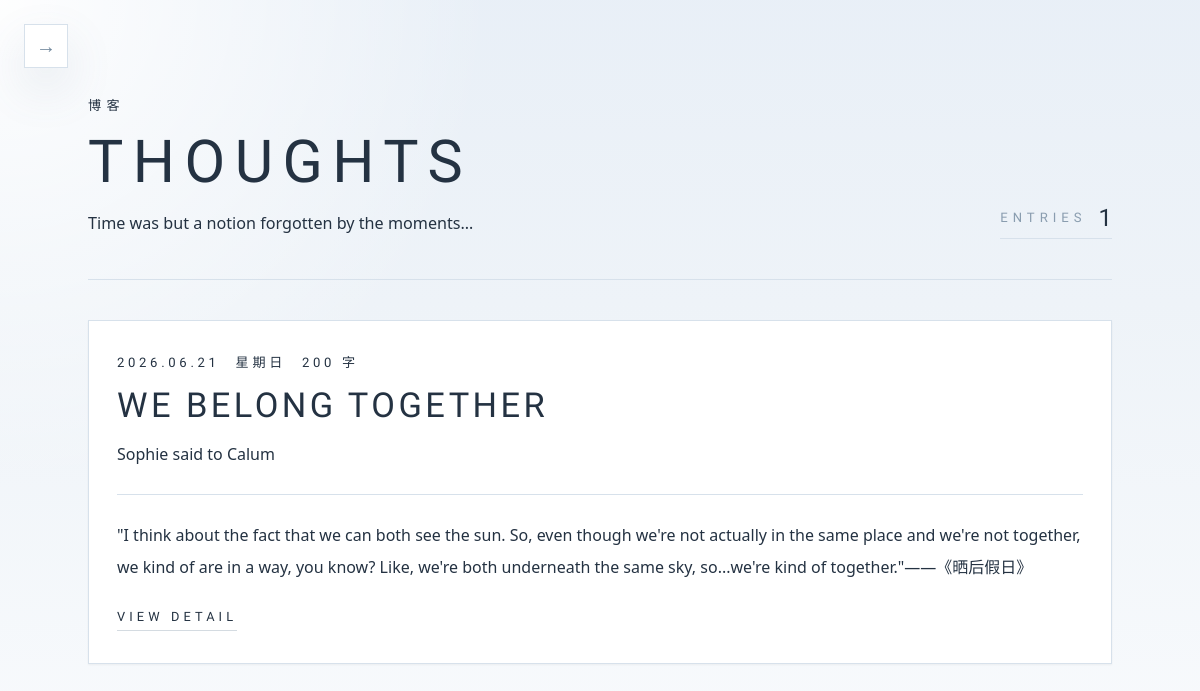
/thoughts/, run on the app's committed database.
### apps/content/models.py (models this page shows, shortened)
class Post(models.Model):
    title = models.CharField("标题", max_length=200)
    summary = models.CharField("摘要", max_length=255, blank=True)
    body = models.TextField("正文")
    created_at = models.DateTimeField("创建时间", auto_now_add=True)
    class Meta:
        verbose_name = "博客"
        verbose_name_plural = "博客"
        ordering = ["-created_at", "-id"]

### apps/content/views.py (the view)
# urls.py: path("thoughts/", views.thoughts_list, name="thoughts-list"),
def thoughts_list(request):
    context = {
        "items": [_decorate_post(item) for item in Post.objects.order_by("-id")],
        "page_title": "Thoughts",
        "section_slug": "thoughts",
    }
    return render(request, "content/thoughts_list.html", context)

### apps/content/views.py (called while the page is built)
def _weekday_label(value):
    return WEEKDAY_LABELS[value.weekday()]

def _content_length(text):
    return len(re.sub(r"\s+", "", text or ""))

def _decorate_post(post):
    post.weekday_label = _weekday_label(post.created_at)
    post.word_count = _content_length(post.body)
    return post

### templates/content/thoughts_list.html (shortened to what this page needs)
{% extends "base.html" %}
{% block content %}
<section class="mx-auto max-w-5xl space-y-9 sm:space-y-10">
    <div class="border-b border-sage pb-8 sm:pb-10">
        <div class="flex flex-col gap-5 lg:flex-row lg:items-end lg:justify-between">
            <div class="max-w-4xl">
                <p class="font-english text-[0.82rem] font-light uppercase tracking-[0.42em] text-moss/78">博客</p>
                <h1 class="font-display mt-4 text-4xl font-light uppercase leading-[0.94] tracking-[0.16em] text-ink sm:text-5xl lg:text-[3.7rem]">{{ page_title }}</h1>
                <p class="mt-4 max-w-3xl text-[0.96rem] font-light leading-8 text-ink/68 sm:text-[1.01rem]">
                    Time was but a notion forgotten by the moments…
                </p>
            </div>
            <div class="inline-flex items-center gap-3 border-b border-sage pb-2 text-sm font-light text-ink/64">
                <span class="font-english text-[0.82rem] uppercase tracking-[0.38em] text-moss/80">Entries</span>
                <span class="font-display text-2xl leading-none text-ink">{{ items|length }}</span>
            </div>
        </div>
    </div>
    {% if items %}
        <div class="space-y-5">
            {% for item in items %}
                <article class="group border border-sage bg-white px-5 py-6 shadow-sm transition-all duration-500 hover:-translate-y-1 hover:border-moss/34 hover:bg-[#fbfcfe] hover:shadow-paper sm:px-7 sm:py-8">
                    <header class="space-y-4">
                        <div class="font-english flex flex-wrap items-center gap-x-4 gap-y-2 text-[0.82rem] font-light uppercase tracking-[0.28em] text-moss/82">
                            <span>{{ item.created_at|date:"Y.m.d" }}</span>
                            <span>{{ item.weekday_label }}</span>
                            <span>{{ item.word_count }} 字</span>
                        </div>
                        <h2 class="font-display text-[1.8rem] font-light uppercase leading-[0.96] tracking-[0.1em] text-ink sm:text-[2.15rem]">
                            <a href="{% url 'content:thoughts-detail' item.pk %}" class="transition hover:text-moss">{{ item.title }}</a>
                        </h2>
                        {% if item.summary %}
                            <p class="max-w-3xl text-[0.96rem] font-light leading-8 text-ink/68 sm:text-[1rem]">
                                <a href="{% url 'content:thoughts-detail' item.pk %}" class="transition hover:text-ink">
                                    {{ item.summary }}
                                </a>
                            </p>
                        {% endif %}
                    </header>
                    <div class="mt-6 border-t border-sage pt-6 text-[0.96rem] font-light leading-8 text-ink/76 sm:text-[1rem]">{{ item.body|truncatewords:48|linebreaks }}</div>
                    <div class="mt-5">
                        <a
                            href="{% url 'content:thoughts-detail' item.pk %}"
                            class="font-english inline-flex items-center border-b border-moss/30 pb-1 text-[0.8rem] font-light uppercase tracking-[0.32em] text-moss/84 transition group-hover:border-moss group-hover:text-ink"
                        >
                            View Detail
                        </a>
                    </div>
                </article>
            {% endfor %}
        </div>
    {% else %}
        <div class="border border-dashed border-sage bg-white/90 px-5 py-10 text-center text-sm font-light leading-7 text-ink/68">
            还没有公开的文字记录。
        </div>
    {% endif %}
</section>
{% endblock %}

### templates/base.html (style rules this page uses)
body { background-color: #bcdbfa; background-image: radial-gradient(circle at top left, rgba(255, 255, 255, 0.95), transparent 34%), linear-gradient(180deg, rgba(232, 239, 247, 0.9) 0%, rgba(238, 243, 248, 0.98) 38%, #f9fbfd 100%); }

### data on the page
Post: created_at "2026.06.21", weekday_label "星期日", word_count "200", title "WE BELONG TOGETHER", summary "Sophie said to Calum", body "\"I think about the fact that we can both see the sun. So, even though we're not actually in the same place and we're not together, we kind of are in a way, you know? Like, we're both underneath the same sky, so...we're kind of together.\"——《晒后假日》"

### other printed values
{{ page_title }} "THOUGHTS"
{{ items|length }} "1"
